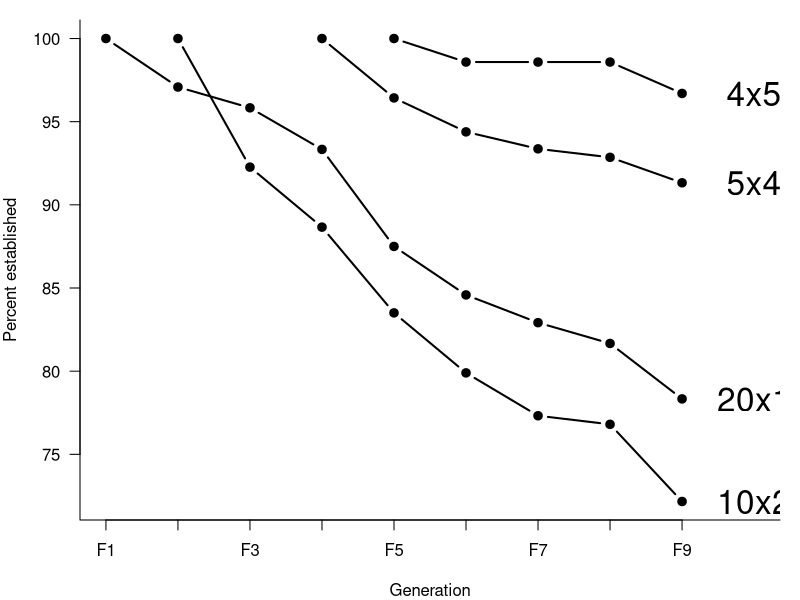

R code for this plot:
### Title: establishment-through-time

#### Load libraries ####
# Clear environment if necessary
# rm(list=ls())

library(tidyr)
library(dplyr)
library(viridis)

#### Read experiment data ####
b <- read.csv("data/clean-establishment-data.csv", stringsAsFactors = FALSE) %>%
  filter(gap == FALSE) %>%
  select(ID, size, number, extant1, extant2, extant3, extant4, extant5, extant6, extant7, extant8, extant9) %>%
  gather(key = generation, value = extant, -c(1, 2, 3)) %>%
  group_by(size, number, generation) %>%
  summarize(establish_prop = mean(extant)) %>%
  spread(key = generation, value = establish_prop) %>%
  mutate(intro_regime = paste(size, number, sep = "x")) %>%
  ungroup() %>%
  arrange(number) %>%
  select(12, 3:11) %>%
  as.data.frame()
b

# Set the time points where populations were sustained by additinoal introductions to NA so they don't plot
b[2, 2] <- NA
b[3, 2:4] <- NA
b[4, 2:5] <- NA

tiff("figures/experiment-time-series-establishment-proportion.tif", units= "in", res= 300, height=5, width=6)
par(mar=c(4,4,1,1), family = "Helvetica")
matplot(x = 1:9, y = 100*t(b[, -1]), 
        lty = 1, 
        pch = 19, 
        lwd = 2, 
        col = 1, 
        type = "b", 
        xlab = "Generation", 
        ylab = "Percent established", 
        xaxt = "n", 
        yaxt = "n", 
        xlim = c(1, 10), 
        bty = "L")

axis(side = 1, at = 1:9, labels = c("F1", "", "F3", "", "F5", "", "F7", "", "F9"))
axis(side = 2, las = 1)
text(x = 10, y = 100 * b[, ncol(b)], labels = b[, 1], cex = 2)
dev.off()
